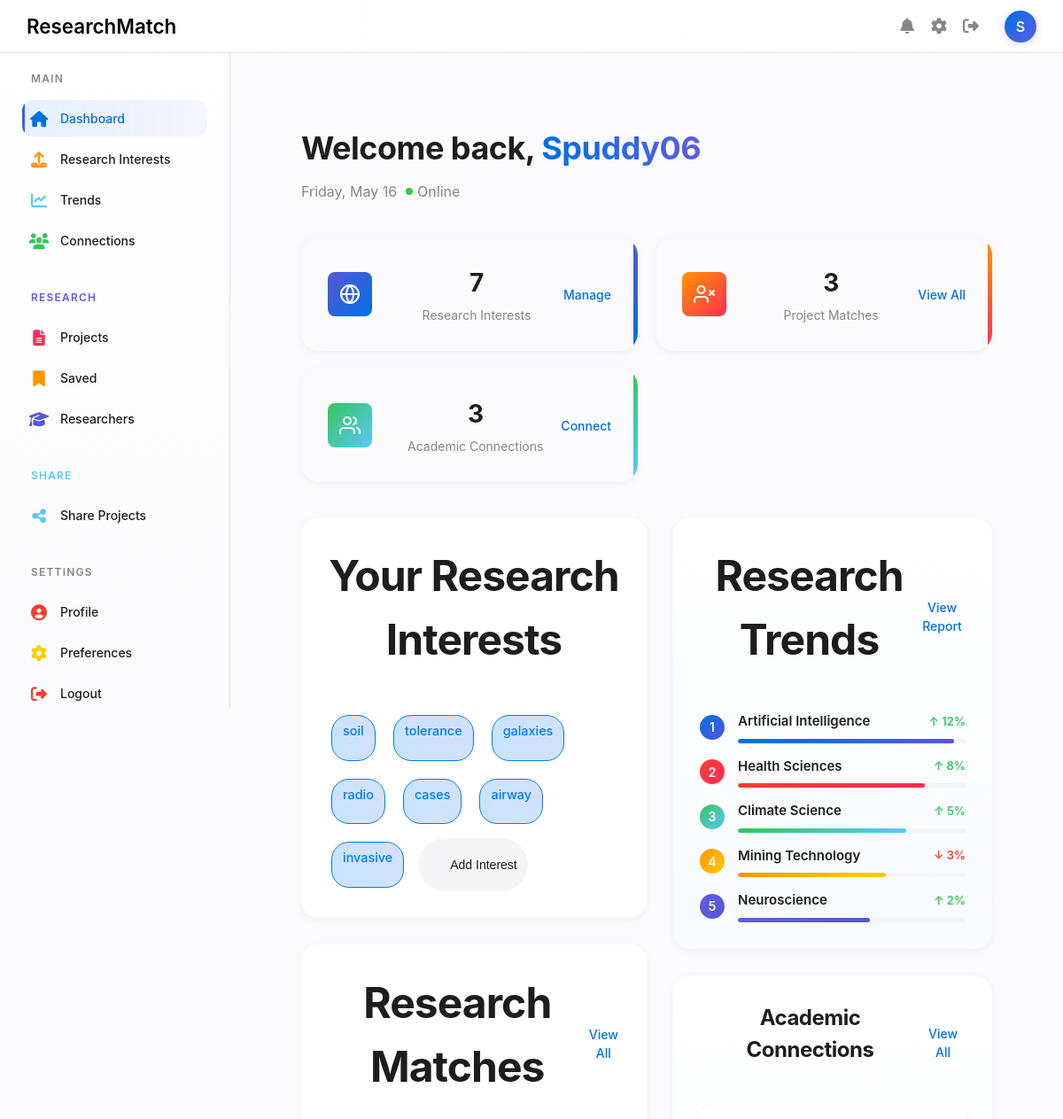
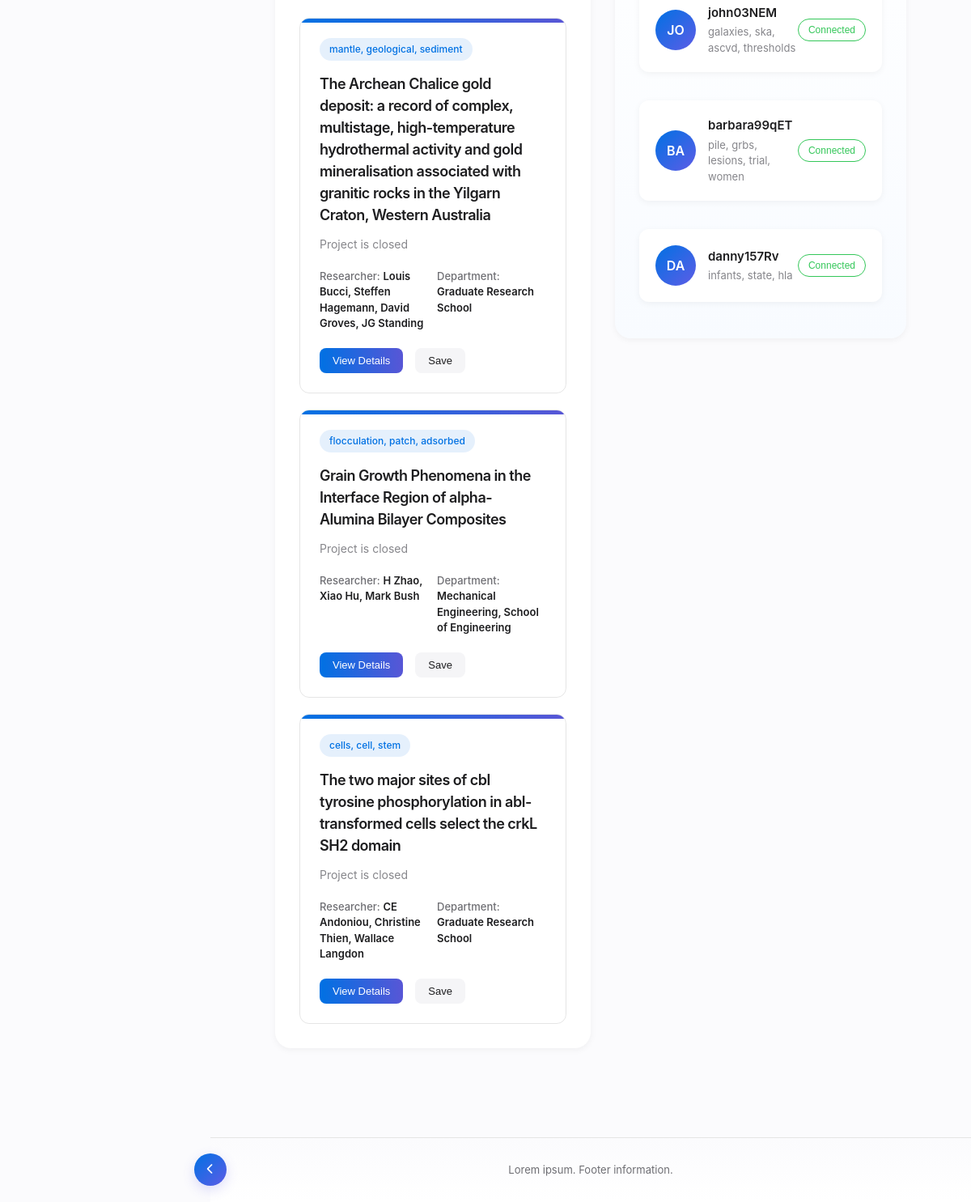
The page /dashboard (signed in) on the database its author committed (2 pictures, top to bottom).
### database/schema.py (models this page shows, shortened)
class User(db.Model):
    id = db.Column(db.Integer, primary_key=True)
    username = db.Column(db.String(100), nullable=False, unique=True)
    password_hash = db.Column(db.String(255), nullable=False)
    email = db.Column(db.String(100), nullable=False)
    research_area_id = db.Column(db.Integer, db.ForeignKey('research_area.id'))
    faculty = db.relationship('ResearchArea', backref='users')
    interests = db.relationship('Interest', secondary=user_interest, backref='users')
    saved_projects = db.relationship('Project', secondary=user_saved_projects, backref='saved_by_users')
    connections = db.relationship(
        'User',
        secondary=user_connections,
        primaryjoin=id == user_connections.c.user_id,
        secondaryjoin=id == user_connections.c.connection_id,
        back_populates='connections_reverse',
        lazy='dynamic'
    )
    connections_reverse = db.relationship(
        'User',
        secondary=user_connections,
        primaryjoin=id == user_connections.c.connection_id,
        secondaryjoin=id == user_connections.c.user_id,
        back_populates='connections',
        lazy='dynamic'
    )
    def is_connected_to(self, user):
        return user in self.connections
    def get_all_connections(self):
        return self.connections

class Interest(db.Model):
    id = db.Column(db.Integer, primary_key=True)
    interest_name = db.Column(db.String(100), nullable=False)

class Project(db.Model):
    id = db.Column(db.Integer, primary_key=True)
    title = db.Column(db.String(100), nullable=False)
    link = db.Column(db.String(100), nullable=False)
    is_open = db.Column(db.Boolean, nullable=False)
    summary = db.Column(db.Text, nullable=False)
    close_date = db.Column(db.Date, nullable=True)
    research_areas = db.relationship('ResearchArea', secondary=project_research_area, backref='projects')
    interests = db.relationship('Interest', secondary=project_interest, backref='projects')
    researchers = db.relationship('Researcher', secondary=project_researcher, back_populates='researcher_projects')

class Researcher(db.Model):
    id = db.Column(db.Integer, primary_key=True)
    first_name = db.Column(db.String(100), nullable=False)
    last_name = db.Column(db.String(100), nullable=False)
    email = db.Column(db.String(100), nullable=True)
    researcher_projects = db.relationship('Project', secondary=project_researcher, back_populates='researchers')

class ResearchArea(db.Model):
    __tablename__ = "research_area"
    id = db.Column(db.Integer, primary_key=True)
    area = db.Column(db.String(100), nullable=False)

### app.py (the view)
@app.route('/dashboard')
@token_required
def dashboard():
    user = db.session.query(User).filter_by(id=session['user_id']).first()
    if user.interests:
        user_interests = user.interests
    else:
        user_interests = None
    all_projects = db.session.query(Project).all()
    project_matches = []
    for i in range(min(3, len(all_projects))):
        project_matches.append(all_projects[i])
    connections = user.get_all_connections()
    suggested_users = User.query.filter(User.id != user.id).limit(2).all()
    suggested_users = [u for u in suggested_users if not user.is_connected_to(u)]
    return render_template('dashboard.html',
                           username=session['username'],
                           user_interests=user_interests,
                           project_matches=project_matches,
                           connections=connections,
                           suggested_users=suggested_users,
                           is_authenticated_page=True,
                           user_name=session.get('username'))

### templates/dashboard.html (shortened to what this page needs)
{% extends 'base.html' %}
{% block content %}
<div class="dashboard-container">
    <div class="dashboard-header">
        <div class="welcome-message">
            <div class="greeting-container">
                <h1>Welcome back, <span class="user-name">{{ username }}</span></h1>
                <p class="date-info" id="dateInfo"><span class="status online">Online</span></p>
            </div>
        </div>
    </div>
    {% if not user_interests %}
    <div class="alert alert-info" role="alert" style="text-align: left; line-height: 2;">
        <h4 class="alert-heading">Hi there!</h4>
        <p>You’re logged in, but you don’t have any research interests yet.</p>
        <p><strong>Head over to the <a href="{{ url_for('upload') }}" class="btn btn-primary btn-lg" style="text-decoration: none; padding: 3px 20px; font-size: 16px;">Upload</a> page to add your interests and get started!</strong></p>
         <p>After adding your interests, come back to the dashboard to see your display, trends, statistics, or even connect with researchers!</p>
    </div>
    {% else %}
    <div class="stats-overview">
        <div class="stat-card research-card">
            <div class="stat-icon research-icon">
            </div>
            <div class="stat-content">
                <h3>{{ user_interests|length }}</h3>
                <p>Research Interests</p>
            </div>
            <div class="stat-action">
                <a href="/upload">Manage</a>
            </div>
        </div>
        <div class="stat-card matches-card">
            <div class="stat-icon matches-icon">
            </div>
            <div class="stat-content">
                <h3>{{ project_matches|length }}</h3>
                <p>Project Matches</p>
            </div>
            <div class="stat-action">
                <a href="#matches">View All</a>
            </div>
        </div>
        <div class="stat-card connections-card">
            <div class="stat-icon connections-icon">
            </div>
            <div class="stat-content">
                <h3>{{ connections.count() if connections is defined and connections.count is callable else 0 }}</h3>
                <p>Academic Connections</p>
            </div>
            <div class="stat-action">
                <a href="/social">Connect</a>
            </div>
        </div>
    </div>
    <div class="dashboard-content">
        <div class="content-column main-column">
             <section class="dashboard-section">
                <div class="section-header">
                    <h2>Your Research Interests</h2>
                </div>
                <div class="interests-container">
                    {% for interest in user_interests%}
                    <div class="interest-tag ai-tag">
                        <span>{{interest.interest_name}}</span>
                        <button class="remove-interest" aria-label="Remove interest">
                            <svg width="16" height="16" viewBox="0 0 24 24" fill="none" stroke="currentColor" stroke-width="2" stroke-linecap="round" stroke-linejoin="round"></svg>
                        </button>
                    </div>
                    {% endfor %}
                    <button class="add-interest" onclick="window.location.href='{{ url_for('upload') }}'">
                        <svg width="16" height="16" ...>...</svg>
                        <span>Add Interest</span>
                    </button>
                </div>
            </section>
            <section class="dashboard-section" id="matches">
                <div class="section-header">
                    <h2>Research Matches</h2>
                    <a href="#" class="view-all">View All</a>
                </div>
                {% for project in project_matches[0:3] %}
                <div class="matches-grid">
                    <div class="match-card ai-match">
                        <div class="match-header">
                            <div class="match-category">{% for interest in project.interests%}{{interest.interest_name}}{% if not loop.last %}, {% endif %}{% endfor %}</div>
                        </div>
                        <h3 class="match-title">{{project.title}}</h3>
                        <p class="match-description">{% if project.is_open %}{{project.summary}}{% else %} Project is closed {% endif %}</p>
                        <div class="match-meta">
                            <div class="researcher">
                                <span class="meta-label">Researcher:</span>
                                <span class="meta-value">{% for researcher in project.researchers%}{{researcher.first_name}} {{researcher.last_name}}{% if not loop.last %}, {% endif %}{% endfor %}</span>
                            </div>
                            <div class="department">
                                <span class="meta-label">Department:</span>
                                <span class="meta-value">{% for research in project.research_areas%}{{research.area}}{% if not loop.last %}, {% endif %}{% endfor %}</span>
                            </div>
                        </div>
                        <div class="match-footer">
                            <button class="match-action primary">View Details</button>
                            <button class="match-action secondary">Save</button>
                        </div>
                    </div>
                    {% endfor %}
                </div>
            </section>
        </div>
        <div class="content-column side-column">
            <section class="dashboard-section trends-section">
                <div class="section-header">
                    <h2>Research Trends</h2>
                    <a href="/trends" class="view-all">View Report</a>
                </div>
                <div class="trends-container">
                    <div class="trend-item">
                        <div class="trend-rank ai-rank">1</div>
                        <div class="trend-info">
                            <div class="trend-details">
                                <h4>Artificial Intelligence</h4>
                                <span class="trend-change positive">↑ 12%</span>
                            </div>
                            <div class="trend-bar">
                                <div class="trend-progress ai-progress" style="width: 95%"></div>
                            </div>
                        </div>
                    </div>
                    <div class="trend-item">
                        <div class="trend-rank health-rank">2</div>
                        <div class="trend-info">
                            <div class="trend-details">
                                <h4>Health Sciences</h4>
                                <span class="trend-change positive">↑ 8%</span>
                            </div>
                            <div class="trend-bar">
                                <div class="trend-progress health-progress" style="width: 82%"></div>
                            </div>
                        </div>
                    </div>
                    <div class="trend-item">
                        <div class="trend-rank climate-rank">3</div>
                        <div class="trend-info">
                            <div class="trend-details">
                                <h4>Climate Science</h4>
                                <span class="trend-change positive">↑ 5%</span>
                            </div>
                            <div class="trend-bar">
                                <div class="trend-progress climate-progress" style="width: 74%"></div>
                            </div>
                        </div>
                    </div>
                    <div class="trend-item">
                        <div class="trend-rank mining-rank">4</div>
                        <div class="trend-info">
                            <div class="trend-details">
                                <h4>Mining Technology</h4>
                                <span class="trend-change negative">↓ 3%</span>
                            </div>
                            <div class="trend-bar">
                                <div class="trend-progress mining-progress" style="width: 65%"></div>
                            </div>
                        </div>
                    </div>
                    <div class="trend-item">
                        <div class="trend-rank neuro-rank">5</div>
                        <div class="trend-info">
                            <div class="trend-details">
                                <h4>Neuroscience</h4>
                                <span class="trend-change positive">↑ 2%</span>
                            </div>
                            <div class="trend-bar">
                                <div class="trend-progress neuro-progress" style="width: 58%"></div>
                            </div>
                        </div>
                    </div>
                </div>
            </section>
    <section class="dashboard-section connections-section">
        <div class="section-header">
            <h2>Academic Connections</h2>
            <a href="/social" class="view-all">View All</a>
        </div>
        <div class="connections-container">
            {% if connections %}
                {% for conn in connections %}
                    <div class="connection-card">
                        <div class="connection-avatar">
                            {{ conn.username[:2]|upper }}
                        </div>
                        <div class="connection-info">
                            <h4>{{ conn.username }}</h4>
                            <p>
                                {% if conn.interests %}
                                    {{ conn.interests | map(attribute='interest_name') | join(', ') }}
                                {% else %}
                                    No interests listed
                                {% endif %}
                            </p>
                        </div>
                        <button class="connect-button connected">Connected</button>
                    </div>
                {% endfor %}
            {% else %}
                <p>You have no academic connections yet.</p>
            {% endif %}
        </div>
    </section>
        </div>
    </div>
    {% endif %}
</div>
{% endblock %}

### rows shown on the page
User: username "Spuddy06"
Interest: interest_name "soil"
Interest: interest_name "tolerance"
Interest: interest_name "galaxies"
Interest: interest_name "radio"
Interest: interest_name "cases"
Interest: interest_name "airway"
Interest: interest_name "invasive"
Project: title "The Archean Chalice gold deposit: a record of complex, multistage, high-temperature hydrothermal activity and gold mineralisation associated with granitic rocks in the Yilgarn Craton, Western Australia", is_open "Project is closed"
Interest: interest_name "mantle"
Interest: interest_name "geological"
Interest: interest_name "sediment"
Researcher: first_name "Louis", last_name "Bucci"
Researcher: first_name "Steffen", last_name "Hagemann"
Researcher: first_name "David", last_name "Groves"
Researcher: first_name "JG", last_name "Standing"
ResearchArea: area "Graduate Research School"
Project: title "Grain Growth Phenomena in the Interface Region of alpha-Alumina Bilayer Composites", is_open "Project is closed"
Interest: interest_name "flocculation"
Interest: interest_name "patch"
Interest: interest_name "adsorbed"
Researcher: first_name "H", last_name "Zhao"
Researcher: first_name "Xiao", last_name "Hu"
Researcher: first_name "Mark", last_name "Bush"
ResearchArea: area "Mechanical Engineering"
ResearchArea: area "School of Engineering"
Project: title "The two major sites of cbl tyrosine phosphorylation in abl-transformed cells select the crkL SH2 domain", is_open "Project is closed"
Interest: interest_name "cells"
Interest: interest_name "cell"
Interest: interest_name "stem"
Researcher: first_name "CE", last_name "Andoniou"
Researcher: first_name "Christine", last_name "Thien"
Researcher: first_name "Wallace", last_name "Langdon"
User: username "JO", username "john03NEM", interests|map "galaxies, ska, ascvd, thresholds"
User: username "BA", username "barbara99qET", interests|map "pile, grbs, lesions, trial, women"
User: username "DA", username "danny157Rv", interests|map "infants, state, hla"

### other values the page prints
{{ user_name[0].upper() if user_name else 'U' }} "S"
{{ user_interests|length }} "7"
{{ project_matches|length }} "3"
